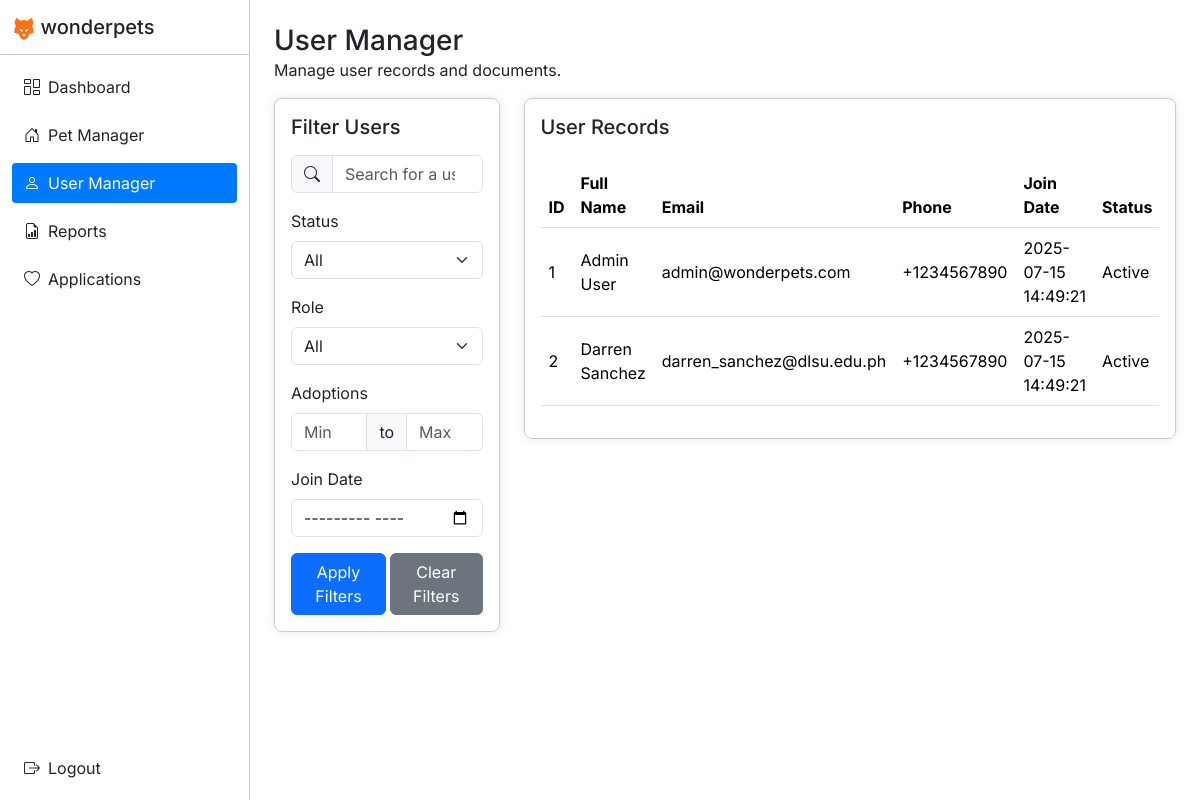
Page /src/pages/adminUserManager/index.php (signed in) on the earlier database version.
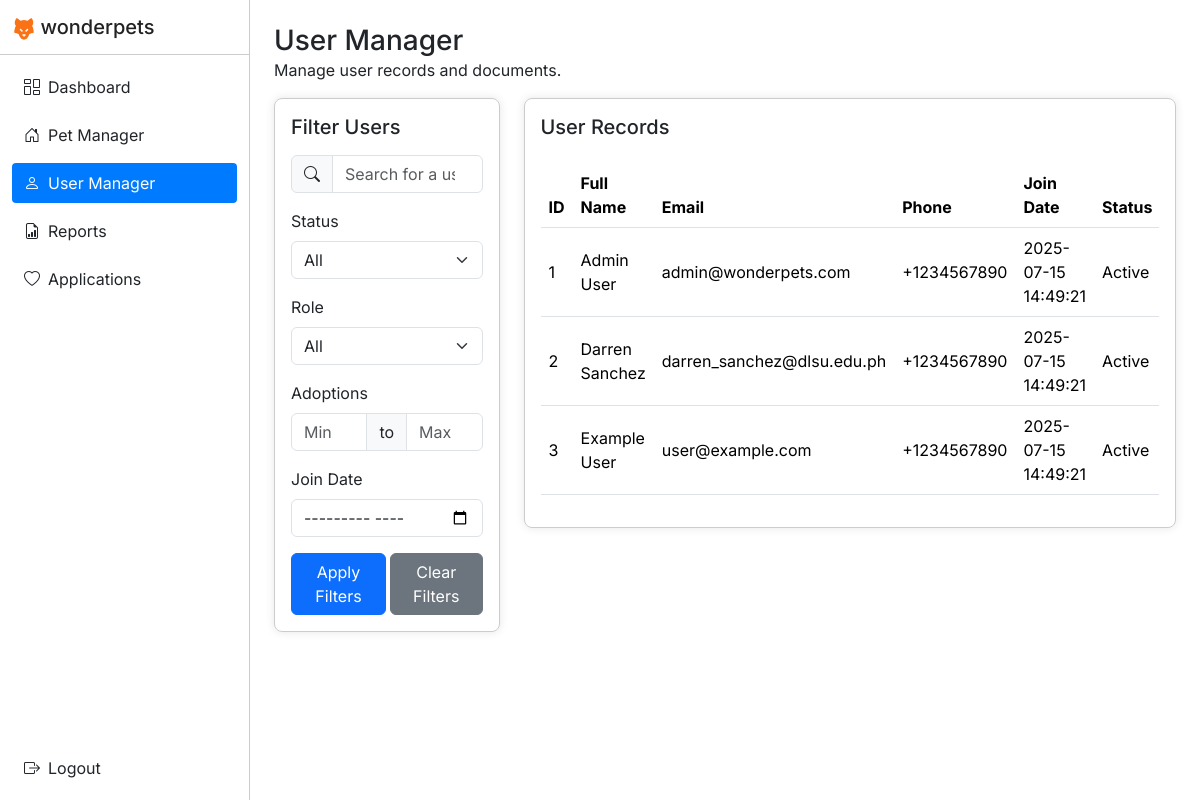
Same page on the later database version.
### tables this page shows
CREATE TABLE `users` (
  `id` int(11) NOT NULL AUTO_INCREMENT,
  `full_name` varchar(100) NOT NULL,
  `email` varchar(100) NOT NULL,
  `password` varchar(255) NOT NULL,
  `age` int(11) NOT NULL,
  `current_address` text NOT NULL,
  `permanent_address` text NOT NULL,
  `phone` varchar(20) NOT NULL,
  `role` enum('user','admin') NOT NULL DEFAULT 'user',
  `is_active` tinyint(1) NOT NULL DEFAULT 1,
  `profile_image` LONGBLOB DEFAULT NULL,
  `profile_image_type` varchar(50) DEFAULT NULL,
  `created_at` timestamp NOT NULL DEFAULT current_timestamp(),
  `updated_at` timestamp NOT NULL DEFAULT current_timestamp() ON UPDATE current_timestamp(),
  PRIMARY KEY (`id`),
  UNIQUE KEY `email` (`email`),
  KEY `idx_role` (`role`),
  KEY `idx_active` (`is_active`)
);

### src/pages/adminUserManager/index.php (the view, shortened to what this page needs)
<?php
    $activeAdminPage = 'users';
    include_once '../../../server/db.php';
    $query = "SELECT * FROM users";
    $result = mysqli_query($conn, $query);
    $users = mysqli_fetch_all($result, MYSQLI_ASSOC);
?>
<!DOCTYPE html>
<html lang="en">
    <head>
        <link rel="stylesheet" href="https://cdn.jsdelivr.net/npm/bootstrap@5.3.3/dist/css/bootstrap.min.css">
        <link rel="stylesheet" href="https://cdn.jsdelivr.net/npm/bootstrap-icons@1.11.3/font/bootstrap-icons.css">
        <link rel="stylesheet" href="index.css?v=<?php echo time(); ?>">
        <link rel="stylesheet" href="../../components/admin/nav.css?v=<?php echo time(); ?>">
    </head>
    <body>
        <?php include '../../components/admin/nav.php'; ?>
        <main>
            <section class="main-header mb-3">
                <div class="main-header-title">
                    <h3>User Manager</h3>
                    <p>Manage user records and documents.</p>
                </div>
            </section>
            <form method="get" class="filter-form">
                <h5 class="mb-3">Filter Users</h5>
                <div class="input-group mb-3">
                    <span class="input-group-text">
                        <i class="bi bi-search"></i>
                    </span>
                    <input type="search" name="search" id="search" placeholder="Search for a user" class="form-control">
                </div>
                <div class="mb-3">
                    <label for="status" class="form-label">Status</label>
                    <select name="status" id="status" class="form-select">
                        <option value="">All</option>
                    </select>
                </div>
                <div class="mb-3">
                    <label for="role" class="form-label">Role</label>
                    <select name="role" id="role" class="form-select">
                        <option value="">All</option>
                    </select>
                </div>
                <div class="mb-3">
                    <label for="adoptions" class="form-label">Adoptions</label>
                    <div class="input-group">
                        <input type="number" name="min-adoptions" id="min-adoptions" placeholder="Min" class="form-control">
                        <span class="input-group-text">to</span>
                        <input type="number" name="max-adoptions" id="max-adoptions" placeholder="Max" class="form-control">
                    </div>
                </div>
                <div class="mb-3">
                    <label for="join-date" class="form-label">Join Date</label>
                    <input type="month" name="join-date" id="join-date" class="form-control">
                </div>
                <div class="form-buttons">
                    <button type="submit" class="btn btn-primary">Apply Filters</button>
                    <button type="reset" class="btn btn-secondary">Clear Filters</button>
                </div>
            </form>
            <section class="users-list">
                <h5 class="mb-4">User Records</h5>
                <div class="table-responsive">
                    <table class="table align-middle">
                        <thead>
                            <tr>
                                <th scope="col">ID</th>
                                <th scope="col">Full Name</th>
                                <th scope="col">Email</th>
                                <th scope="col">Phone</th>
                                <th scope="col">Join Date</th>
                                <th scope="col">Status</th>
                            </tr>
                        </thead>
                        <tbody>
                            <?php foreach ($users as $user) : ?>
                            <tr>
                                <td scope="row"><?php echo $user['id']; ?></td>
                                <td><?php echo $user['full_name']; ?></td>
                                <td><?php echo $user['email']; ?></td>
                                <td><?php echo $user['phone']; ?></td>
                                <td><?php echo $user['created_at']; ?></td>
                                <td><?php echo $user['is_active'] == 1 ? 'Active' : 'Inactive'; ?></td>
                            </tr>
                            <?php endforeach; ?>
                        </tbody>
                    </table>
                </div>
            </section>
        </main>
    </body>
</html>

### src/components/admin/nav.php (shortened to what this page needs)
<nav>
    <div class="brand">
        <a href="../adminDashboard" class="logo-link">
            <span class="brand-icon"></span>
            <span class="brand-name">wonderpets</span>
        </a>
    </div>
    <ul class="nav-links nav-wrapper">
        <li>
            <a href="../adminDashboard" class="nav-link <?php echo $activeAdminPage === 'dashboard' ? 'active' : '' ?>">
                <i class="bi bi-columns-gap"></i>
                Dashboard
            </a>
        </li>
        <li>
            <a href="../adminPetManager" class="nav-link <?php echo $activeAdminPage === 'pets' ? 'active' : '' ?>">
                <i class="bi bi-house-door"></i>
                Pet Manager
            </a>
        </li>
        <li>
            <a href="../adminUserManager" class="nav-link <?php echo $activeAdminPage === 'users' ? 'active' : '' ?>">
                <i class="bi bi-person"></i>
                User Manager
            </a>
        </li>
        <li>
            <a href="../adminReports" class="nav-link <?php echo $activeAdminPage === 'reports' ? 'active' : '' ?>">
                <i class="bi bi-file-earmark-bar-graph"></i>
                Reports
            </a>
        </li>
        <li>
            <a href="../adminApplications" class="nav-link <?php echo $activeAdminPage === 'applications' ? 'active' : '' ?>">
                <i class="bi bi-heart"></i>
                Applications
            </a>
        </li>
    </ul>
    <div class="logout nav-wrapper">
        <a href="../../pages/auth/logout.php" class="nav-link">
            <i class="bi bi-box-arrow-right"></i>
            Logout
        </a>
    </div>
</nav>

### src/pages/adminUserManager/index.css (style rules this page uses)
h1, h2, h3, h4, h5, h6, p, span.reset { margin: 0 !important; padding: 0 !important; }
a { text-decoration: none; color: inherit; }
body { display: flex; font-family: 'Inter', sans-serif; }
nav { width: 250px; border-right: 1px solid #ccc; height: 100vh; position: fixed; top: 0; left: 0; display: flex; flex-direction: column; }
main { flex-grow: 1; margin-left: 250px; padding: 24px; display: flex; flex-wrap: wrap; overflow-y: hidden; }
.main-header { width: 100%; }
.filter-form { width: 25%; border: 1px solid #ccc; border-radius: 8px; padding: 16px; box-shadow: 0 0 10px rgba(0, 0, 0, 0.1); margin-right: 24px; height: fit-content; }
.form-buttons { display: flex; gap: 4px; justify-content: flex-start; align-items: center; }
.users-list { width: calc(75% - 24px); border: 1px solid #ccc; border-radius: 8px; padding: 16px; box-shadow: 0 0 10px rgba(0, 0, 0, 0.1); height: fit-content; }

### src/components/admin/nav.css (style rules this page uses)
.nav-wrapper { padding: 12px !important; }
.brand { border-bottom: 1px solid #ccc; padding: 12px; display: flex; align-items: center; justify-content: flex-start; gap: 8px; }
.brand-icon { color: #fb923c !important; font-size: 20px; }
.brand-name { font-size: 20px; font-weight: 500; color: #222; }
.nav-links { padding: 0; margin: 0; list-style: none; display: flex; flex-direction: column; gap: 8px; }
.nav-link { width: 100%; border-radius: 4px; padding: 8px 12px; display: flex; align-items: center; gap: 8px; }
.nav-link.active { background-color: #007bff; color: white; }
.logout { margin-top: auto; }

Differences in the rows shown:
added users: id "3", full_name "Example User", email "user@example.com", phone "+1234567890", created_at "2025-07-15 14:49:21", is_active "Active"
